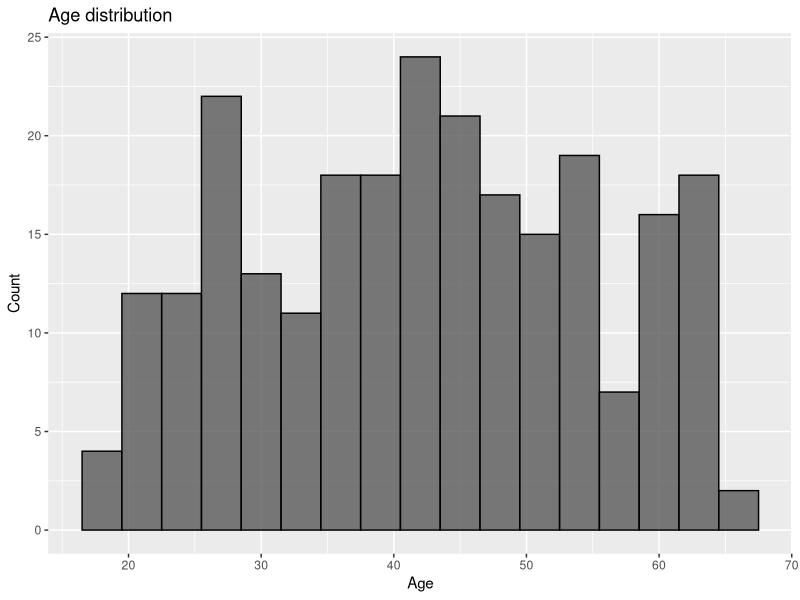
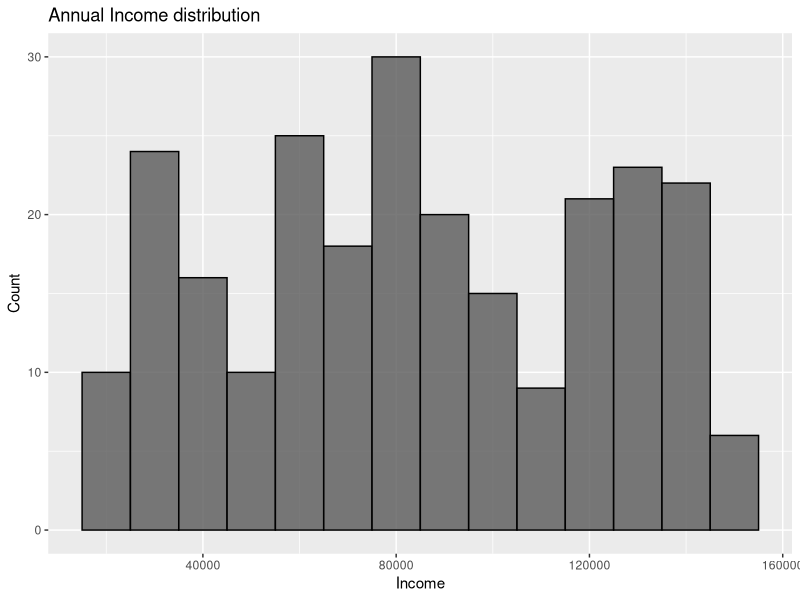
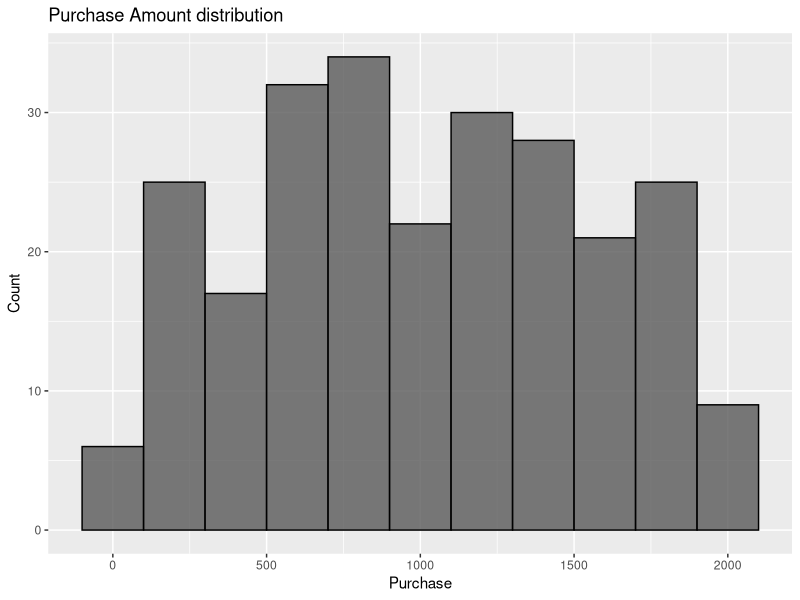
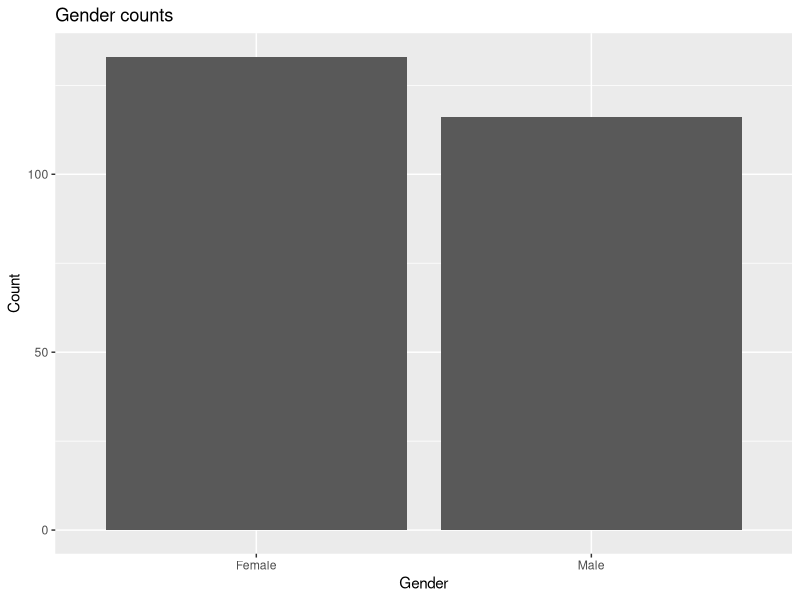
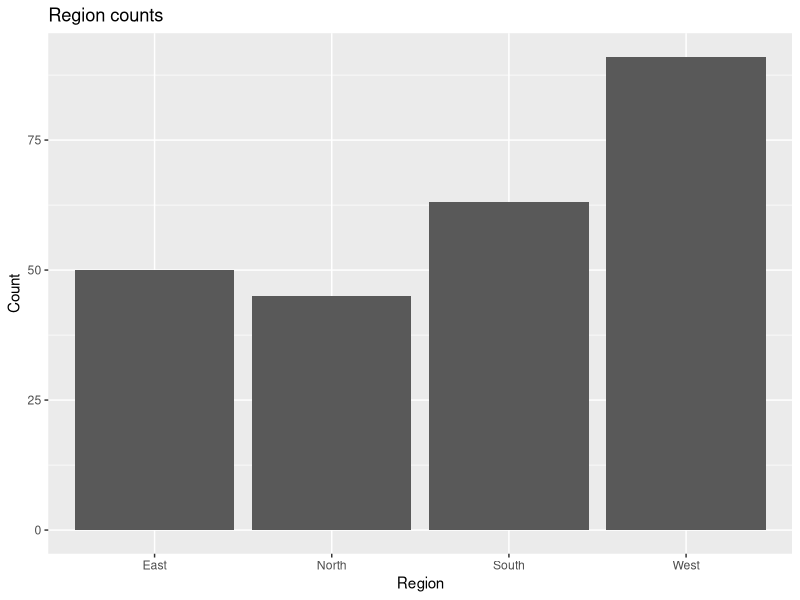
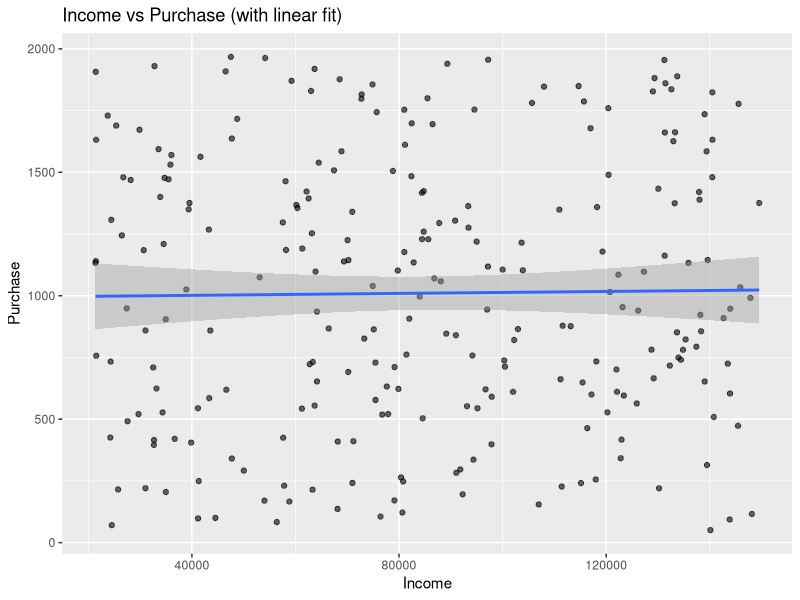
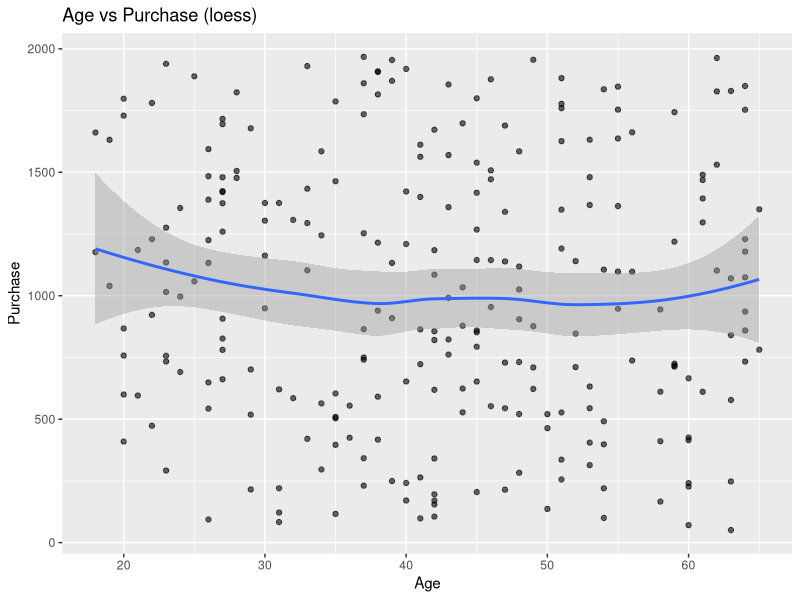
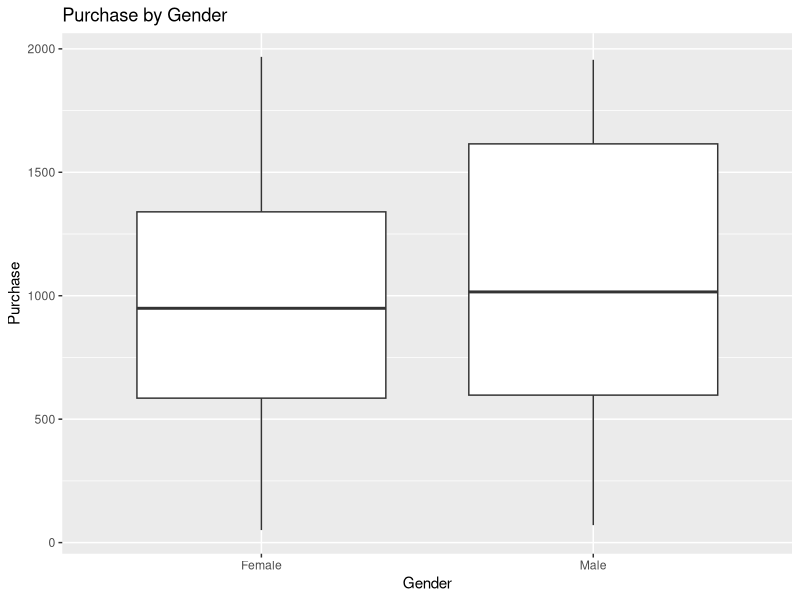

Generate these figures, in order, with R:
library(dplyr)
library(ggplot2)

set.seed(42)
n <- 500

marketing_campaign <- data.frame(
  Customer_ID = 1:n,
  Age = sample(c(18:65, NA), n, replace = TRUE),  # Some missing ages
  Gender = sample(c("Male", "Female", NA), n, replace = TRUE),  # Some missing genders
  Annual_Income = sample(c(20000:150000, NA), n, replace = TRUE),
  Spending_Score = sample(c(1:100, NA), n, replace = TRUE),
  Ad_Clicks = sample(0:50, n, replace = TRUE),
  Purchase_Amount = round(runif(n, 50, 2000), 2),
  Region = sample(c("North", "South", "East", "West", NA), n, replace = TRUE)
)
# Randomly duplicate 20 rows to simulate messy data
duplicate_rows <- marketing_campaign[sample(1:n, 20), ]
marketing_campaign <- rbind(marketing_campaign, duplicate_rows)
# Remove duplicate rows
marketing_campaign <- distinct(marketing_campaign)

# Remove rows with missing (NA) values
marketing_campaign <- na.omit(marketing_campaign)

# Remove extreme Purchase_Amount values (top 1%)
marketing_campaign <- filter(marketing_campaign, Purchase_Amount < quantile(Purchase_Amount, 0.99))

# Rename columns to make them simpler
marketing_campaign <- rename(marketing_campaign,
                             ID = Customer_ID,
                             Income = Annual_Income,
                             Score = Spending_Score,
                             Clicks = Ad_Clicks,
                             Purchase = Purchase_Amount)

# View cleaned dataset
summary(marketing_campaign)
# Standardize column names if needed (safe, idempotent)
if ("Customer_ID" %in% names(marketing_campaign)) marketing_campaign <- marketing_campaign %>% rename(ID = Customer_ID)
if ("Annual_Income" %in% names(marketing_campaign)) marketing_campaign <- marketing_campaign %>% rename(Income = Annual_Income)
if ("Spending_Score" %in% names(marketing_campaign)) marketing_campaign <- marketing_campaign %>% rename(Score = Spending_Score)
if ("Ad_Clicks" %in% names(marketing_campaign)) marketing_campaign <- marketing_campaign %>% rename(Clicks = Ad_Clicks)
if ("Purchase_Amount" %in% names(marketing_campaign)) marketing_campaign <- marketing_campaign %>% rename(Purchase = Purchase_Amount)

# Remove exact duplicate rows and rows with any NA (use this cleaned df for plots)
mc_clean <- marketing_campaign %>%
  distinct() %>%
  na.omit()
# Quick preview
head(mc_clean)

# Structure and size
str(mc_clean)
dim(mc_clean)

# Summary statistics
summary(mc_clean)
# Age histogram
ggplot(mc_clean, aes(x = Age)) +
  geom_histogram(binwidth = 3, alpha = 0.8, color = "black") +
  labs(title = "Age distribution", x = "Age", y = "Count")

# Income histogram
ggplot(mc_clean, aes(x = Income)) +
  geom_histogram(binwidth = 10000, alpha = 0.8, color = "black") +
  labs(title = "Annual Income distribution", x = "Income", y = "Count")

# Purchase histogram
ggplot(mc_clean, aes(x = Purchase)) +
  geom_histogram(binwidth = 200, alpha = 0.8, color = "black") +
  labs(title = "Purchase Amount distribution", x = "Purchase", y = "Count")
# Gender counts
ggplot(mc_clean, aes(x = Gender)) +
  geom_bar() +
  labs(title = "Gender counts", x = "Gender", y = "Count")

# Region counts
ggplot(mc_clean, aes(x = Region)) +
  geom_bar() +
  labs(title = "Region counts", x = "Region", y = "Count")
# Income vs Purchase with linear fit
ggplot(mc_clean, aes(x = Income, y = Purchase)) +
  geom_point(alpha = 0.6) +
  geom_smooth(method = "lm", se = TRUE) +
  labs(title = "Income vs Purchase (with linear fit)", x = "Income", y = "Purchase")

# Age vs Purchase
ggplot(mc_clean, aes(x = Age, y = Purchase)) +
  geom_point(alpha = 0.6) +
  geom_smooth(method = "loess", se = TRUE) +
  labs(title = "Age vs Purchase (loess)", x = "Age", y = "Purchase")

# Purchase by Gender (boxplot)
ggplot(mc_clean, aes(x = Gender, y = Purchase)) +
  geom_boxplot() +
  labs(title = "Purchase by Gender", x = "Gender", y = "Purchase")

# Purchase by Region (boxplot)
ggplot(mc_clean, aes(x = Region, y = Purchase)) +
  geom_boxplot() +
  labs(title = "Purchase by Region", x = "Region", y = "Purchase")
# Income vs Purchase; color by Gender, size by Score, facet by Region
ggplot(mc_clean, aes(x = Income, y = Purchase, color = Gender, size = Score)) +
  geom_point(alpha = 0.6) +
  facet_wrap(~ Region) +
  labs(title = "Income vs Purchase by Gender & Region (point size = Score)", x = "Income", y = "Purchase")
# Income distribution by Gender
ggplot(mc_clean, aes(x = Income)) +
  geom_histogram(binwidth = 10000, alpha = 0.6) +
  facet_wrap(~ Gender) +
  labs(title = "Income distribution by Gender", x = "Income", y = "Count")

# Purchase density by Region
ggplot(mc_clean, aes(x = Purchase, fill = Region)) +
  geom_density(alpha = 0.4) +
  facet_wrap(~ Region) +
  labs(title = "Purchase density by Region", x = "Purchase")